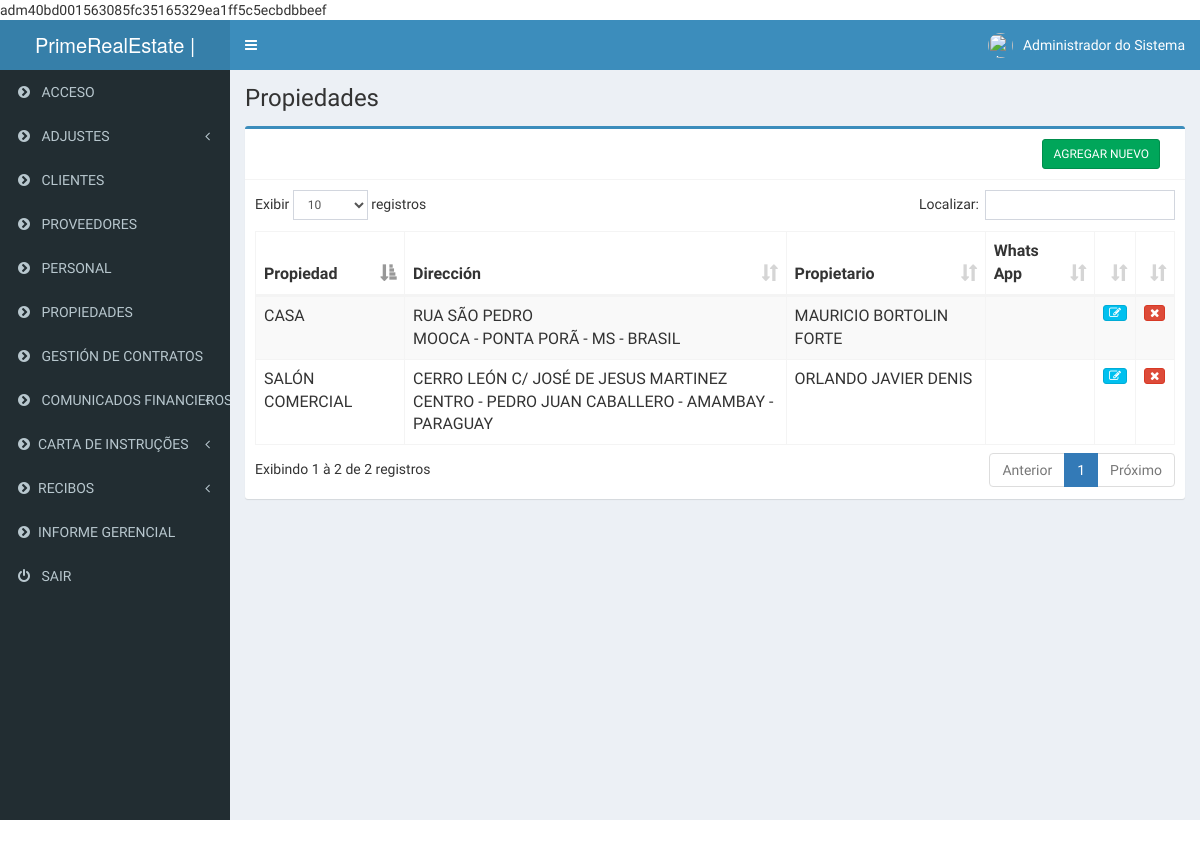
Screenshot of /gerenciar_imoveis.php (signed in) with the database file from the repository.
### tables this page shows
CREATE TABLE IF NOT EXISTS `imoveis` (
  `id_imovel` int(11) NOT NULL AUTO_INCREMENT,
  `imovel_tipo` varchar(50) DEFAULT NULL,
  `proprietario_imovel` int(11) DEFAULT NULL,
  `captador_imovel` int(11) DEFAULT NULL,
  `referencia_imovel` varchar(50) DEFAULT NULL,
  `operacao_imovel` varchar(50) DEFAULT NULL,
  `endereco_imovel` varchar(100) DEFAULT NULL,
  `bairro_imovel` varchar(100) DEFAULT NULL,
  `cidade_imovel` varchar(100) DEFAULT NULL,
  `estado_imovel` varchar(50) DEFAULT NULL,
  `pais_imovel` varchar(50) DEFAULT NULL,
  `matricula_imovel` varchar(50) DEFAULT NULL,
  `conta_corrente_imovel` varchar(50) DEFAULT NULL,
  `tipo_construcao_imovel` varchar(50) DEFAULT NULL,
  `centro_custo_imovel` int(11) DEFAULT NULL,
  `fracao_imovel` varchar(50) DEFAULT NULL,
  `valor_aluguel_imovel` varchar(50) DEFAULT NULL,
  `valor_venda_imovel` varchar(50) DEFAULT NULL,
  `valor_garantia_imovel` varchar(50) DEFAULT NULL,
  `destino_garantia_imovel` varchar(50) DEFAULT NULL,
  `administracao_imovel` varchar(50) DEFAULT NULL,
  `comissao_aluguel_imovel` varchar(50) DEFAULT NULL,
  `comissao_venda_imovel` varchar(50) DEFAULT NULL,
  `descricao_imovel` mediumtext,
  `condominio_imovel` varchar(50) DEFAULT NULL,
  `nome_condominio_imovel` varchar(50) DEFAULT NULL,
  `administrador_imovel` varchar(50) DEFAULT NULL,
  `data_nascimento_adm_imovel` date DEFAULT NULL,
  `wpp_adm_imovel` varchar(50) DEFAULT NULL,
  `email_adm_imovel` varchar(50) DEFAULT NULL,
  `instagram_adm_imovel` varchar(50) DEFAULT NULL,
  `cct_cadastral_imovel` varchar(50) DEFAULT NULL,
  PRIMARY KEY (`id_imovel`)
);

CREATE TABLE IF NOT EXISTS `clientes` (
  `id_cliente` int(11) NOT NULL AUTO_INCREMENT,
  `cliente_tipo` int(11) NOT NULL DEFAULT '0',
  `enquadramento_cliente` int(11) NOT NULL DEFAULT '0',
  `nome_cliente` varchar(200) DEFAULT NULL,
  `data_nascimento_cliente` date DEFAULT NULL,
  `estado_civil_cliente` varchar(200) DEFAULT NULL,
  `cpf_cnpj_cliente` varchar(15) DEFAULT NULL,
  `rg_ci_cliente` varchar(15) DEFAULT NULL,
  `endereco_cliente` varchar(200) DEFAULT NULL,
  `numero_cliente` varchar(10) DEFAULT NULL,
  `bairro_cliente` varchar(50) DEFAULT NULL,
  `cidade_cliente` varchar(50) DEFAULT NULL,
  `estado_cliente` varchar(50) DEFAULT NULL,
  `pais_cliente` varchar(50) DEFAULT NULL,
  `contato_cliente` varchar(50) DEFAULT NULL,
  `contato_cliente2` varchar(50) DEFAULT NULL,
  `whatsapp_cliente` varchar(50) DEFAULT NULL,
  `instagram_cliente` varchar(100) DEFAULT NULL,
  `email_cliente` varchar(50) DEFAULT NULL,
  `observacao_cliente` mediumtext,
  `resp_contrato_cliente` varchar(100) DEFAULT NULL,
  `adm_cliente` varchar(100) DEFAULT NULL,
  `data_nascimento_resp_contrato` date DEFAULT NULL,
  `rg_resp_contrato` varchar(50) DEFAULT NULL,
  `whatsapp_resp_contrato` varchar(50) DEFAULT NULL,
  `email_resp_contrato` varchar(50) DEFAULT NULL,
  `instagram_resp_contrato` varchar(50) DEFAULT NULL,
  `genero_cliente`varchar(1)  DEFAULT NULL,
  PRIMARY KEY (`id_cliente`)
);

### gerenciar_imoveis.php (the view, shortened to what this page needs)
<?php
include 'valida_session.php';
?>
<!DOCTYPE html>
<html>
<head>
  <link rel="stylesheet" href="bower_components/bootstrap/dist/css/bootstrap.min.css">
  <link rel="stylesheet" href="bower_components/font-awesome/css/font-awesome.min.css">
  <link rel="stylesheet" href="bower_components/Ionicons/css/ionicons.min.css">
  <link rel="stylesheet" href="dist/css/AdminLTE.min.css">
  <link rel="stylesheet" href="dist/css/skins/_all-skins.min.css">
  <link rel="stylesheet" href="bower_components/morris.js/morris.css">
  <link rel="stylesheet" href="bower_components/jvectormap/jquery-jvectormap.css">
  <link rel="stylesheet" href="bower_components/bootstrap-datepicker/dist/css/bootstrap-datepicker.min.css">
  <link rel="stylesheet" href="bower_components/bootstrap-daterangepicker/daterangepicker.css">
  <link rel="stylesheet" href="plugins/bootstrap-wysihtml5/bootstrap3-wysihtml5.min.css">
  <link rel="stylesheet" href="plugins/pace/pace.min.css">
  <link rel="stylesheet" href="bower_components/bootstrap-datepicker/dist/css/bootstrap-datepicker.min.css">
  <link rel="stylesheet" href="bower_components/bootstrap-daterangepicker/daterangepicker.css">
  <link rel="stylesheet" href="plugins/bootstrap-wysihtml5/bootstrap3-wysihtml5.min.css">
  <link rel="stylesheet" href="plugins/pace/pace.min.css">
  <link rel="stylesheet" href="bower_components/select2/dist/css/select2.min.css">
  <link rel="stylesheet" href="dist/css/AdminLTE.min.css">
  <link rel="stylesheet" href="dist/css/skins/_all-skins.min.css">
  <link rel="stylesheet" href="bower_components/datatables.net-bs/css/dataTables.bootstrap.min.css">
</head>
<body class="hold-transition skin-blue sidebar-mini">
<div class="wrapper">
<header class="main-header">
	<?php include ('_header.php'); ?>
</header>
  <?php include ('_aside.php'); ?>
  <div class="content-wrapper">
  <section class="content-header">
       <h1>
        Propiedades
      </h1>
  </section>
    <section class="content">
      <div class="row">
        <div class="col-md-12">
          <div class="box box-primary">
            <div class="box-header with-border">
              <div class="col-md-6">
              </div>
              <div class="col-md-6">
                <div align="right"><button type="button" data-toggle="modal" data-target="#modalacadastro" class="btn btn-sm btn-success">AGREGAR NUEVO</button>
                </div>
              </div>
            </div>
            <div class="box-body">
              <table id="example1" class="table table-bordered table-striped">
                <thead>
                <tr>
                  <th>Propiedad</th>
                  <th>Dirección</th>
                  <th>Propietario</th>
                  <th>Whats App</th>
                  <th width="2%"></th>
                  <th width="2%"></th>
                </tr>
                </thead>
                <tbody>
                <?php
        					$query = mysqli_query($con,"SELECT * FROM imoveis INNER JOIN clientes ON clientes.id_cliente = imoveis.proprietario_imovel INNER JOIN centro_custo ON centro_custo.id_ccusto = imoveis.centro_custo_imovel INNER JOIN personal ON personal.id_personal = imoveis.captador_imovel");
        						while($array = mysqli_fetch_array($query)){
        				?>
                <tr>
                  <td><?php print $array['imovel_tipo'];?></td>
                  <td><?php print $array['endereco_imovel'];echo '<br>';print $array['bairro_imovel'];echo ' - ';print $array['cidade_imovel'];echo ' - ';print $array['estado_imovel'];echo ' - ';print $array['pais_imovel'];?></td>
                  <td><?php print $array['nome_cliente'];?></td>
                  <td><?php print $array['wpp_adm_imovel'];?></td>
                  <td>
                      <div align="center" class="btn-group">
                      		<button type="button" class="btn btn-info btn-xs" title="Alterar" data-toggle="modal" data-target="#modalalterauser<?php echo $array['id_imovel'];?>"><i class="fa fa-pencil-square-o"></i></button>
                      </div>
                  </td>
                  <td>
                      <div class="btn-group">
                      		<button type="button" class="btn btn-danger btn-xs" title="Excluir" data-toggle="modal" data-target="#modal-excluir<?php echo $array['id_imovel'];?>"><i class="fa fa-close"></i></button>
                      </div>
                  </td>
                </tr>
                <?php } ?>
          		</tbody>
              </table>
              </div>
          </div>
       </div>
      </div>
    </section>
  </div>
</div>
</body>
</html>

### valida_session.php (shortened to what this page needs)
<?php
include 'include/config.php';
echo $_SESSION["senha_usuario"];
if (isset($_SESSION["login_usuario"]) AND isset($_SESSION["senha_usuario"])) {
    $login_usuario = $_SESSION["login_usuario"];
    $senha_usuario = $_SESSION["senha_usuario"];
}else{
    	print"<script>alert('Para acceder al sistema, es necesario tener un Usuario y una Contraseña.')</script>";
		print "<script> this.document.close();window.location = 'index.php';</script>";
		exit();
}
if(!(empty($login_usuario) OR empty($senha_usuario)))
{
$resultado = mysqli_query($con,"select * from login where login_acesso = '$login_usuario'");
while($row = mysqli_fetch_array($resultado)){
	  $nome_usuario=$row['nome_usuario'];
	  }
}else{
echo "Usted no se ha identificado.";
exit();
}
?>

### _header.php (shortened to what this page needs)
<a href="principal.php" class="logo">
  <span class="logo-lg">PrimeRealEstate | ERP</span>
</a>
<nav class="navbar navbar-static-top">
  <a href="#" class="sidebar-toggle" data-toggle="push-menu" role="button">
  </a>
  <div class="navbar-custom-menu">
    <ul class="nav navbar-nav">
      <li class="dropdown user user-menu">
        <a href="#" class="dropdown-toggle" data-toggle="dropdown">
          <img src="dist/img/user2-160x160.jpg" class="user-image" alt="User Image">
          <span class="hidden-xs"><?php echo $nome_usuario;?></span>
        </a>
      </li>
    </ul>
  </div>
</nav>

### _aside.php (shortened to what this page needs)
<?php
if ($perfil == '1'){
  $x = "";
  $y = "";
} else {
  $x = "<!-- ";
  $y = " -->";
}
?>
<aside class="main-sidebar">
    <section class="sidebar">
      <ul class="sidebar-menu" data-widget="tree">
      <?php echo $x; ?> <li><a href="gerenciar_acesso_sistema.php"><i class="fa  fa-chevron-circle-right"></i> <span> ACCESO</span></a></li><?php echo $y; ?>
       <li class=" treeview">
          <a href="#">
            <i class="fa fa-chevron-circle-right"></i> <span>ADJUSTES</span>
            <span class="pull-right-container">
              <i class="fa fa-angle-left pull-right"></i>
            </span>
          </a>
        </li>
        <li><a href="gerenciar_clientes.php"><i class="fa  fa-chevron-circle-right"></i> <span>CLIENTES</span></a></li>
        <li><a href="gerenciar_fornecedores.php"><i class="fa  fa-chevron-circle-right"></i> <span>PROVEEDORES</span></a></li>
        <li><a href="gerenciar_personas.php"><i class="fa  fa-chevron-circle-right"></i> <span>PERSONAL</span></a></li>
        <li><a href="gerenciar_imoveis.php"><i class="fa  fa-chevron-circle-right"></i> <span>PROPIEDADES</span></a></li>
        <li><a href="gerenciar_contratos.php"><i class="fa  fa-chevron-circle-right"></i> <span>GESTIÓN DE CONTRATOS</span></a></li>
        <li class="treeview">
              <a href="#">
                <i class="fa  fa-chevron-circle-right"></i> <span>COMUNICADOS FINANCIEROS</span>
                <span class="pull-right-container">
                  <i class="fa fa-angle-left pull-right"></i>
                </span>
              </a>
        </li>
        <li class="treeview">
              <a href="#">
                <i class="fa  fa-chevron-circle-right"></i><span>CARTA DE INSTRUÇÕES</span>
                <span class="pull-right-container">
                  <i class="fa fa-angle-left pull-right"></i>
                </span>
              </a>
        </li>
        <li class="treeview">
              <a href="#">
                <i class="fa  fa-chevron-circle-right"></i><span>RECIBOS</span>
                <span class="pull-right-container">
                  <i class="fa fa-angle-left pull-right"></i>
                </span>
              </a>
        </li>
        <li><a href="frm_relatorio_gerencial.php"><i class="fa  fa-chevron-circle-right"></i><span>INFORME GERENCIAL</span></a></li>
        <li><a href="logout.php"><i class="fa fa-power-off"></i> <span>SAIR</span></a></li>
      </ul>
    </section>
  </aside>

### rows the page displays
imoveis: imovel_tipo "SALÓN COMERCIAL", endereco_imovel "CERRO LEÓN C/ JOSÉ DE JESUS MARTINEZ", bairro_imovel "CENTRO", cidade_imovel "PEDRO JUAN CABALLERO", estado_imovel "AMAMBAY", pais_imovel "PARAGUAY", clientes.nome_cliente "ORLANDO JAVIER DENIS"
imoveis: imovel_tipo "CASA", endereco_imovel "RUA SÃO PEDRO", bairro_imovel "MOOCA", cidade_imovel "PONTA PORÃ", estado_imovel "MS", pais_imovel "BRASIL", clientes.nome_cliente "MAURICIO BORTOLIN FORTE"

### other values shown
$_SESSION["senha_usuario"] "40bd001563085fc35165329ea1ff5c5ecbdbbeef"
$nome_usuario "Administrador do Sistema"
